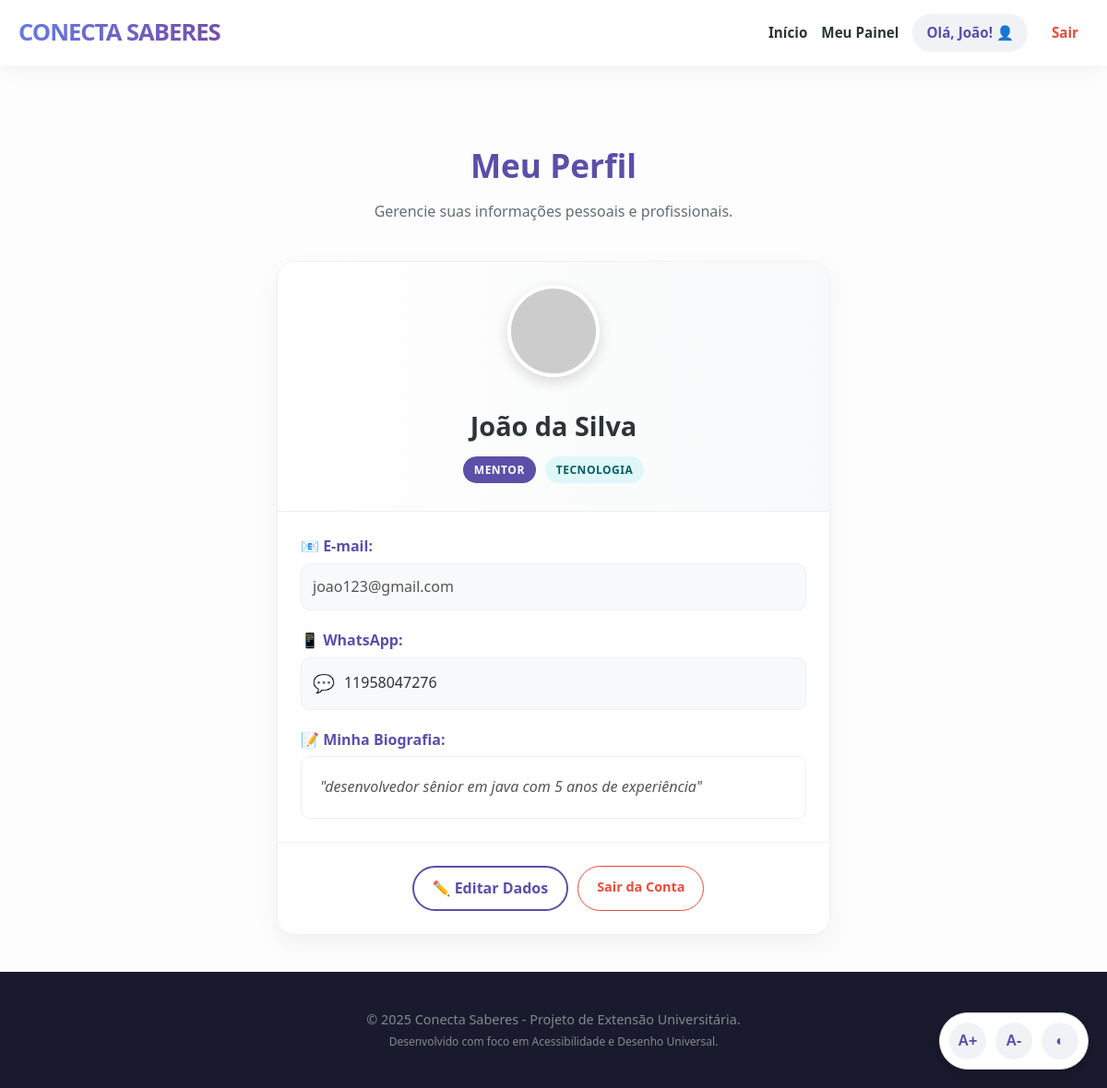
Screenshot of /perfil (signed in) with the database file from the repository.
### tables this page shows
CREATE TABLE usuarios (
            id INTEGER PRIMARY KEY AUTOINCREMENT,
            nome TEXT NOT NULL,
            email TEXT UNIQUE NOT NULL,
            senha TEXT NOT NULL,
            tipo TEXT NOT NULL,
            whatsapp TEXT,
            area TEXT,
            bio TEXT
        );

### app.py (the view)
@app.route('/perfil')
def perfil():
    if 'user_id' not in session:
        return redirect(url_for('login'))
    conn = get_db()
    usuario = conn.execute('SELECT * FROM usuarios WHERE id = ?', (session['user_id'],)).fetchone()
    conn.close()
    return render_template('perfil.html', usuario=usuario)

### app.py (called while the page is built)
def get_db():
    conn = sqlite3.connect(DB_NAME)
    conn.row_factory = sqlite3.Row # Permite acessar colunas pelo nome (ex: usuario['email'])
    return conn

### templates/perfil.html (shortened to what this page needs)
{% extends 'base.html' %}
{% block content %}
<div class="container-match">
    <div style="text-align: center; margin-bottom: 40px;">
        <h2 class="titulo-secao" style="margin-bottom: 10px;">Meu Perfil</h2>
        <p style="color: #636e72;">Gerencie suas informações pessoais e profissionais.</p>
    </div>
    <div class="card-mentor" style="max-width: 600px; margin: 0 auto; cursor: default; transform: none;">
        <div class="card-header" style="flex-direction: column; text-align: center; padding-bottom: 30px;">
            <img src="https://ui-avatars.com/api/?name={{ usuario['nome'] }}&background=random&color=fff&size=128&bold=true"
                 alt="Foto de {{ usuario['nome'] }}"
                 style="width: 100px; height: 100px; border-radius: 50%; border: 4px solid white; box-shadow: 0 5px 15px rgba(0,0,0,0.15); margin-bottom: 15px;">
            <div>
                <h3 style="font-size: 1.8rem; margin-bottom: 10px;">{{ usuario['nome'] }}</h3>
                <div style="display: flex; gap: 10px; justify-content: center;">
                    <span class="tag-area" style="background-color: var(--primary-solid); color: white;">
                        {{ usuario['tipo'] | capitalize }}
                    </span>
                    <span class="tag-area">
                        {{ usuario['area'] }}
                    </span>
                </div>
            </div>
        </div>
        <div class="card-body">
            <div style="margin-bottom: 20px;">
                <label style="font-weight: bold; color: var(--primary-solid); display: block; margin-bottom: 5px;">📧 E-mail:</label>
                <div style="background: #f8f9fa; padding: 12px; border-radius: 10px; border: 1px solid #eee; color: #555;">
                    {{ usuario['email'] }}
                </div>
            </div>
            <div style="margin-bottom: 20px;">
                <label style="font-weight: bold; color: var(--primary-solid); display: block; margin-bottom: 5px;">📱 WhatsApp:</label>
                <div style="background: #f8f9fa; padding: 12px; border-radius: 10px; border: 1px solid #eee; display: flex; align-items: center; gap: 10px; font-weight: 500;">
                    <span style="font-size: 1.2rem;">💬</span>
                    {{ usuario['whatsapp'] }}
                </div>
            </div>
            <div>
                <label style="font-weight: bold; color: var(--primary-solid); display: block; margin-bottom: 5px;">📝 Minha Biografia:</label>
                <div style="background: #fff; padding: 20px; border-radius: 10px; border: 1px solid #eee; font-style: italic; color: #555; line-height: 1.6;">
                    "{{ usuario['bio'] }}"
                </div>
            </div>
        </div>
        <div class="card-footer" style="text-align: center; display: flex; gap: 10px; justify-content: center; flex-wrap: wrap; padding: 25px;">
            <a href="{{ url_for('editar_perfil') }}" class="btn-secondary" style="border-color: var(--primary-solid); color: var(--primary-solid); padding: 10px 20px;">
                ✏️ Editar Dados
            </a>
            <a href="{{ url_for('logout') }}" class="btn-sair" style="padding: 10px 20px; border: 1px solid #e74c3c; border-radius: 50px; background: white; font-weight: bold; text-decoration: none; color: #e74c3c;">
                Sair da Conta
            </a>
        </div>
    </div>
</div>
{% endblock %}

### static/css/style.css (style rules this page uses)
:root { --gradient-primary: linear-gradient(135deg, #667eea 0%, #764ba2 100%); --gradient-accent: linear-gradient(135deg, #ff9966 0%, #ff5e62 100%); --primary-solid: #5b4fa8; --text-dark: #2d3436; --text-light: #636e72; --bg-body: #fdfdfd; --white: #ffffff; --card-border: #f0f0f0; --tag-bg: #e0f7fa; --tag-text: #006064; }
* { box-sizing: border-box; margin: 0; padding: 0; }
body { font-family: 'Segoe UI', 'Roboto', Helvetica, Arial, sans-serif; line-height: 1.6; background-color: var(--bg-body); color: var(--text-dark); display: flex; flex-direction: column; min-height: 100vh; }
a { text-decoration: none; transition: all 0.3s ease; }
.btn-sair { color: #e74c3c !important; font-size: 0.9rem; padding: 5px 10px; border: 1px solid transparent; border-radius: 5px; }
.btn-secondary { display: inline-block; border: 2px solid rgba(255,255,255,0.5); color: white; padding: 13px 33px; border-radius: 50px; font-weight: bold; margin-left: 10px; cursor: pointer; text-decoration: none; }
.titulo-secao { text-align: center; font-size: 2.2rem; color: var(--primary-solid); margin-bottom: 50px; font-weight: 800; }
.container-match { max-width: 1100px; margin: 0 auto; padding: 40px 20px; }
.card-mentor { background: var(--white); border-radius: 20px; overflow: hidden; box-shadow: 0 10px 25px rgba(0,0,0,0.05); border: 1px solid var(--card-border); transition: all 0.3s; display: flex; flex-direction: column; }
.card-header { background: linear-gradient(to right, #ffffff, #f8f9fa); padding: 25px; border-bottom: 1px solid #eee; display: flex; align-items: center; gap: 15px; }
.card-header h3 { font-size: 1.2rem; color: var(--text-dark); margin-bottom: 5px; }
.tag-area { background-color: var(--tag-bg); color: var(--tag-text); font-size: 0.75rem; padding: 5px 12px; border-radius: 30px; font-weight: 700; text-transform: uppercase; letter-spacing: 0.5px; }
.card-body { padding: 25px; flex-grow: 1; }
.card-footer { padding: 20px 25px; background: #fff; border-top: 1px solid #f0f0f0; }

### rows the page displays
usuarios: nome "João da Silva", tipo "MENTOR", area "TECNOLOGIA", email "joao123@gmail.com", whatsapp "11958047276", bio "desenvolvedor sênior em java com 5 anos de experiência"

### other values shown
{{ session.get('user_nome').split()[0] }} "João"
